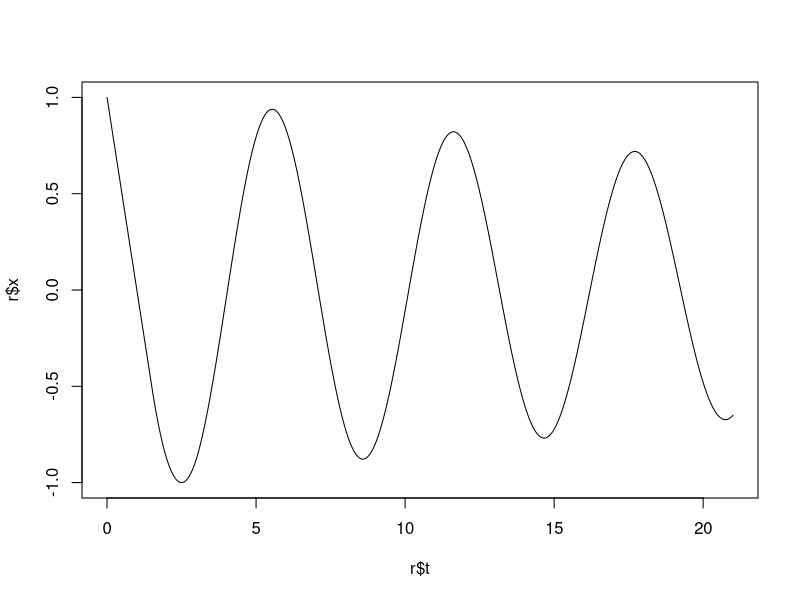

Generate this figure with R:
#tao = .5
#niter = 8

#tao = 1
#niter = 14

tao = 1.5
niter = 14

Gen_delay_Teorico <- function(){
   np = 100
   t = seq(-1*tao, 0, length.out = np)

   x = rep(1,np)
   #xx = x
   #tt = t
   tt = c()
   xx = c()

   for (n in 1:niter){
      res = 1
      t = t + tao
      for (k in 1:n){
         res = res + (-1)^k *(t - (k-1)*tao)^k / factorial(k)
      }
      xx = c(xx, res)
      tt = c(tt,t)
   } 
   ret <- list(t=tt, x=xx) 
}

r <- Gen_delay_Teorico()

plot(r$t, r$x, type='l')

